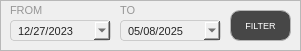
   <widget class="QFrame" name="demo_frameOthers_3">
    <property name="geometry">
     <rect>
      <x>990</x>
      <y>10</y>
      <width>301</width>
      <height>51</height>
     </rect>
    </property>
    <property name="styleSheet">
     <string notr="true">#demo_frameOthers_3 {
  background-color: #fcfcfc;
  border-radius: 8px; /* Adjust the pixel value to control the roundness */
}</string>
    </property>
    <property name="frameShape">
     <enum>QFrame::Shape::StyledPanel</enum>
    </property>
    <property name="frameShadow">
     <enum>QFrame::Shadow::Raised</enum>
    </property>
    <widget class="QLabel" name="label_total_indppl_2">
     <property name="geometry">
      <rect>
       <x>20</x>
       <y>100</y>
       <width>231</width>
       <height>21</height>
      </rect>
     </property>
     <property name="font">
      <font>
       <family>Arial</family>
       <pointsize>11</pointsize>
       <bold>true</bold>
      </font>
     </property>
     <property name="styleSheet">
      <string notr="true">#label_total_indppl {
	background-color: transparent;
	color: #4f4f4f;
}
</string>
     </property>
     <property name="text">
      <string/>
     </property>
     <property name="alignment">
      <set>Qt::AlignmentFlag::AlignLeading|Qt::AlignmentFlag::AlignLeft|Qt::AlignmentFlag::AlignVCenter</set>
     </property>
    </widget>
    <widget class="QPushButton" name="filter_stat_date_button">
     <property name="geometry">
      <rect>
       <x>230</x>
       <y>10</y>
       <width>61</width>
       <height>31</height>
      </rect>
     </property>
     <property name="font">
      <font>
       <family>Arial</family>
       <pointsize>7</pointsize>
      </font>
     </property>
     <property name="cursor">
      <cursorShape>PointingHandCursor</cursorShape>
     </property>
     <property name="focusPolicy">
      <enum>Qt::FocusPolicy::NoFocus</enum>
     </property>
     <property name="styleSheet">
      <string notr="true">#filter_stat_date_button {

background-color: #474747;

color: white;

border: 1px solid #b5b5b5;

border-radius: 10px;

padding: 10px;

}



#filter_stat_date_button:hover {

background-color: #636363;

color: white;

}



#filter_stat_date_button:pressed {

background-color: #bfbfbf;

color: white;

}</string>
     </property>
     <property name="text">
      <string>FILTER</string>
     </property>
     <property name="icon">
      <iconset>
       <normaloff>../../../Assets/FuncIcons/icon_filter.svg</normaloff>../../../Assets/FuncIcons/icon_filter.svg</iconset>
     </property>
     <property name="iconSize">
      <size>
       <width>18</width>
       <height>18</height>
      </size>
     </property>
    </widget>
    <widget class="QDateEdit" name="filter_date_min">
     <property name="geometry">
      <rect>
       <x>10</x>
       <y>20</y>
       <width>101</width>
       <height>21</height>
      </rect>
     </property>
     <property name="font">
      <font>
       <family>Arial</family>
       <pointsize>8</pointsize>
      </font>
     </property>
     <property name="styleSheet">
      <string notr="true">#filter_date_min {
    background-color: rgb(239, 239, 239);
    color: #242424;
    border: 1px solid #ccc;
    padding: 5px;
    border-radius: 4px;
    font-size: 0.8em; /* Example: 80% of the parent's font size */
}</string>
     </property>
     <property name="dateTime">
      <datetime>
       <hour>0</hour>
       <minute>0</minute>
       <second>0</second>
       <year>2023</year>
       <month>12</month>
       <day>27</day>
      </datetime>
     </property>
     <property name="displayFormat">
      <string>MM/dd/yyyy</string>
     </property>
     <property name="calendarPopup">
      <bool>true</bool>
     </property>
     <property name="currentSectionIndex">
      <number>0</number>
     </property>
     <property name="timeSpec">
      <enum>Qt::TimeSpec::UTC</enum>
     </property>
    </widget>
    <widget class="QDateEdit" name="filter_date_max">
     <property name="geometry">
      <rect>
       <x>120</x>
       <y>20</y>
       <width>101</width>
       <height>21</height>
      </rect>
     </property>
     <property name="font">
      <font>
       <family>Arial</family>
       <pointsize>8</pointsize>
      </font>
     </property>
     <property name="styleSheet">
      <string notr="true">#filter_date_max {
    background-color: rgb(239, 239, 239);
    color: #242424;
    border: 1px solid #ccc;
    padding: 5px;
    border-radius: 4px;
    font-size: 0.8em; /* Example: 80% of the parent's font size */
}</string>
     </property>
     <property name="dateTime">
      <datetime>
       <hour>0</hour>
       <minute>0</minute>
       <second>0</second>
       <year>2025</year>
       <month>5</month>
       <day>8</day>
      </datetime>
     </property>
     <property name="displayFormat">
      <string>MM/dd/yyyy</string>
     </property>
     <property name="calendarPopup">
      <bool>true</bool>
     </property>
     <property name="currentSectionIndex">
      <number>0</number>
     </property>
     <property name="timeSpec">
      <enum>Qt::TimeSpec::UTC</enum>
     </property>
    </widget>
    <widget class="QLabel" name="label_from">
     <property name="geometry">
      <rect>
       <x>10</x>
       <y>1</y>
       <width>101</width>
       <height>20</height>
      </rect>
     </property>
     <property name="font">
      <font>
       <family>Arial</family>
       <pointsize>8</pointsize>
      </font>
     </property>
     <property name="styleSheet">
      <string notr="true">#label_from{
	color: #969696;
}</string>
     </property>
     <property name="text">
      <string>&lt;html&gt;&lt;head/&gt;&lt;body&gt;&lt;p&gt;FROM&lt;/p&gt;&lt;/body&gt;&lt;/html&gt;</string>
     </property>
     <property name="alignment">
      <set>Qt::AlignmentFlag::AlignLeading|Qt::AlignmentFlag::AlignLeft|Qt::AlignmentFlag::AlignVCenter</set>
     </property>
    </widget>
    <widget class="QLabel" name="label_to">
     <property name="geometry">
      <rect>
       <x>120</x>
       <y>1</y>
       <width>101</width>
       <height>20</height>
      </rect>
     </property>
     <property name="font">
      <font>
       <family>Arial</family>
       <pointsize>8</pointsize>
      </font>
     </property>
     <property name="styleSheet">
      <string notr="true">#label_to{
	color: #969696;
}</string>
     </property>
     <property name="text">
      <string>&lt;html&gt;&lt;head/&gt;&lt;body&gt;&lt;p&gt;TO&lt;/p&gt;&lt;/body&gt;&lt;/html&gt;</string>
     </property>
     <property name="alignment">
      <set>Qt::AlignmentFlag::AlignLeading|Qt::AlignmentFlag::AlignLeft|Qt::AlignmentFlag::AlignVCenter</set>
     </property>
    </widget>
   </widget>
